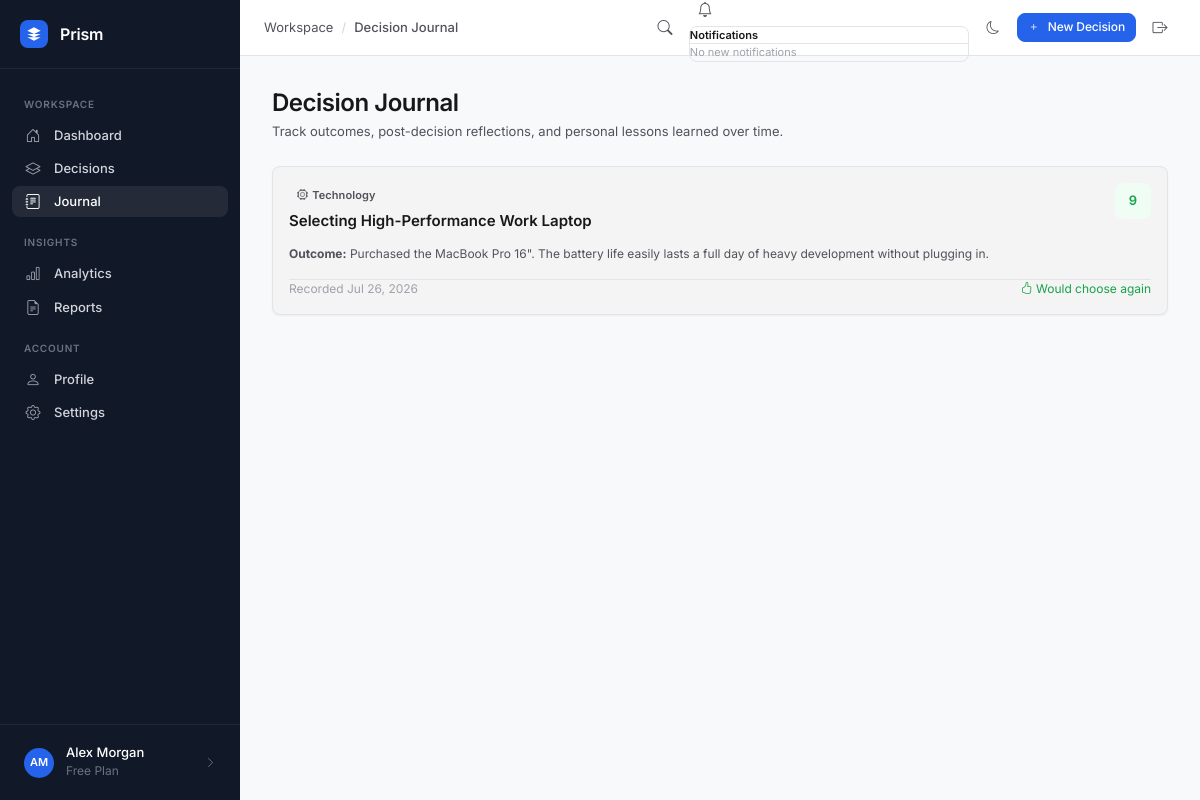
Page /journal/ (signed in) on the committed database.
### app/models/user.py (models this page shows, shortened)
class User(UserMixin, db.Model):
    __tablename__ = 'users'
    id = db.Column(db.Integer, primary_key=True)
    username = db.Column(db.String(80), unique=True, nullable=False, index=True)
    email = db.Column(db.String(120), unique=True, nullable=False, index=True)
    password_hash = db.Column(db.String(255), nullable=False)
    full_name = db.Column(db.String(120), nullable=True)
    avatar_url = db.Column(db.String(255), nullable=True)
    dark_mode = db.Column(db.Boolean, default=False, nullable=False)
    email_verified = db.Column(db.Boolean, default=False, nullable=False)
    created_at = db.Column(db.DateTime, default=datetime.utcnow, nullable=False)
    last_login = db.Column(db.DateTime, nullable=True)
    decisions = db.relationship('Decision', backref='owner', lazy='dynamic',
                                 cascade='all, delete-orphan')
    journal_entries = db.relationship('JournalEntry', backref='author', lazy='dynamic',
                                       cascade='all, delete-orphan')
    activity_logs = db.relationship('ActivityLog', backref='user', lazy='dynamic',
                                     cascade='all, delete-orphan')
    @property
    def display_name(self):
        return self.full_name or self.username
    @property
    def initials(self):
        name = self.full_name or self.username
        parts = name.strip().split()
        if len(parts) >= 2:
            return (parts[0][0] + parts[-1][0]).upper()
        return name[:2].upper() if len(name) >= 2 else name[0].upper()

### app/models/journal.py (models this page shows, shortened)
class JournalEntry(db.Model):
    __tablename__ = 'journal_entries'
    id = db.Column(db.Integer, primary_key=True)
    decision_id = db.Column(db.Integer, db.ForeignKey('decisions.id', ondelete='CASCADE'),
                             nullable=False, unique=True, index=True)
    user_id = db.Column(db.Integer, db.ForeignKey('users.id', ondelete='CASCADE'),
                         nullable=False, index=True)
    outcome = db.Column(db.Text, nullable=True)
    reflection = db.Column(db.Text, nullable=True)
    lessons_learned = db.Column(db.Text, nullable=True)
    satisfaction_score = db.Column(db.Integer, nullable=True)  # 1-10
    would_choose_again = db.Column(db.Boolean, nullable=True)
    created_at = db.Column(db.DateTime, default=datetime.utcnow, nullable=False)
    updated_at = db.Column(db.DateTime, default=datetime.utcnow,
                            onupdate=datetime.utcnow, nullable=False)

### app/models/decision.py (models this page shows, shortened)
class Decision(db.Model):
    __tablename__ = 'decisions'
    CATEGORIES = [
        ('Technology', 'Technology'),
        ('Career', 'Career'),
        ('Finance', 'Finance'),
        ('Education', 'Education'),
        ('Travel', 'Travel'),
        ('Health', 'Health'),
        ('Business', 'Business'),
        ('Real Estate', 'Real Estate'),
        ('Lifestyle', 'Lifestyle'),
        ('Other', 'Other'),
    ]
    STATUSES = [
        ('draft', 'Draft'),
        ('active', 'In Progress'),
        ('completed', 'Completed'),
        ('archived', 'Archived'),
    ]
    PRIVACY_OPTIONS = [
        ('private', 'Private'),
        ('shared', 'Shared'),
    ]
    id = db.Column(db.Integer, primary_key=True)
    user_id = db.Column(db.Integer, db.ForeignKey('users.id', ondelete='CASCADE'),
                         nullable=False, index=True)
    title = db.Column(db.String(200), nullable=False)
    category = db.Column(db.String(80), nullable=False, default='Other')
    goal = db.Column(db.Text, nullable=True)
    description = db.Column(db.Text, nullable=True)
    status = db.Column(db.String(20), nullable=False, default='draft')
    privacy = db.Column(db.String(20), nullable=False, default='private')
    deadline = db.Column(db.Date, nullable=True)
    pinned = db.Column(db.Boolean, default=False, nullable=False)
    final_choice_id = db.Column(db.Integer, db.ForeignKey('options.id', ondelete='SET NULL'),
                                 nullable=True)
    confidence_score = db.Column(db.Float, nullable=True)
    created_at = db.Column(db.DateTime, default=datetime.utcnow, nullable=False)
    updated_at = db.Column(db.DateTime, default=datetime.utcnow,
                            onupdate=datetime.utcnow, nullable=False)
    criteria = db.relationship('Criterion', backref='decision', lazy='dynamic',
                                cascade='all, delete-orphan',
                                order_by='Criterion.sort_order')
    options = db.relationship('Option', backref='decision', lazy='dynamic',
                               cascade='all, delete-orphan',
                               foreign_keys='Option.decision_id',
                               order_by='Option.sort_order')
    scores = db.relationship('Score', backref='decision', lazy='dynamic',
                              cascade='all, delete-orphan')
    journal_entry = db.relationship('JournalEntry', backref='decision',
                                     uselist=False, cascade='all, delete-orphan')
    activity_logs = db.relationship('ActivityLog', backref='decision', lazy='dynamic',
                                     cascade='all, delete-orphan')
    final_choice = db.relationship('Option', foreign_keys=[final_choice_id],
                                    post_update=True)
    @property
    def category_icon(self):
        icons = {
            'Technology': 'bi-cpu',
            'Career': 'bi-briefcase',
            'Finance': 'bi-currency-dollar',
            'Education': 'bi-mortarboard',
            'Travel': 'bi-airplane',
            'Health': 'bi-heart-pulse',
            'Business': 'bi-building',
            'Real Estate': 'bi-house',
            'Lifestyle': 'bi-stars',
            'Other': 'bi-grid',
        }
        return icons.get(self.category, 'bi-grid')

### app/blueprints/journal/routes.py (the view)
@journal_bp.route('/')
@login_required
def index():
    entries = (JournalEntry.query
               .filter_by(user_id=current_user.id)
               .order_by(JournalEntry.created_at.desc())
               .all())
    completed_decisions_without_journal = (
        Decision.query
        .filter_by(user_id=current_user.id, status='completed')
        .outerjoin(JournalEntry)
        .filter(JournalEntry.id.is_(None))
        .all()
    )
    return render_template('journal/index.html',
                           entries=entries,
                           unwritten=completed_decisions_without_journal)

### app/models/user.py (called while the page is built)
@login_manager.user_loader
def load_user(user_id):
    return db.session.get(User, int(user_id))

### app/templates/journal/index.html (shortened to what this page needs)
{% extends "base.html" %}
{% block breadcrumb %}
<span>Workspace</span>
<span class="separator">/</span>
<span class="font-medium text-text">Decision Journal</span>
{% endblock %}
{% block content %}
<div class="page-header flex justify-between items-center flex-wrap gap-4">
  <div>
    <h1 class="page-title">Decision Journal</h1>
    <p class="page-subtitle">Track outcomes, post-decision reflections, and personal lessons learned over time.</p>
  </div>
</div>
{% if entries %}
  <div class="grid grid-cols-1 md:grid-cols-2 gap-6" style="display: grid; grid-template-columns: repeat(auto-fit, minmax(320px, 1fr)); gap: 1.5rem;">
    {% for entry in entries %}
      <div class="card card-inset" onclick="window.location.href='{{ url_for('journal.detail', entry_id=entry.id) }}'" style="cursor: pointer;">
        <div class="flex justify-between items-start mb-3">
          <div>
            <span class="badge badge-neutral text-xs mb-1">
              <i class="bi {{ entry.decision.category_icon }}"></i> {{ entry.decision.category }}
            </span>
            <h3 class="text-base font-semibold text-text">{{ entry.decision.title }}</h3>
          </div>
          {% if entry.satisfaction_score %}
            <div class="score-cell {{ entry.satisfaction_score|score_class }}">
              {{ entry.satisfaction_score }}
            </div>
          {% endif %}
        </div>
        <div class="text-xs text-secondary mb-4 line-clamp-3">
          <strong>Outcome:</strong> {{ entry.outcome|truncate_smart(140) }}
        </div>
        <div class="flex justify-between items-center pt-3 border-top text-xs text-muted">
          <span>Recorded {{ entry.created_at|dateformat }}</span>
          {% if entry.would_choose_again is not none %}
            <span class="{{ 'text-success' if entry.would_choose_again else 'text-danger' }}">
              <i class="bi {{ 'bi-hand-thumbs-up' if entry.would_choose_again else 'bi-hand-thumbs-down' }}"></i>
              {{ 'Would choose again' if entry.would_choose_again else 'Would choose differently' }}
            </span>
          {% endif %}
        </div>
      </div>
    {% endfor %}
  </div>
{% endif %}
{% endblock %}

### app/templates/base.html (shortened to what this page needs)
<!DOCTYPE html>
<html lang="en" {% if current_user.is_authenticated and current_user.dark_mode %}data-theme="dark"{% endif %}>
<head>
  <link rel="stylesheet" href="https://cdn.jsdelivr.net/npm/bootstrap-icons@1.11.3/font/bootstrap-icons.min.css" />
  <link rel="stylesheet" href="{{ url_for('static', filename='css/main.css') }}" />
</head>
<body>
  <div class="app-wrapper">
    <aside class="sidebar" id="sidebar" role="navigation" aria-label="Main navigation">
      <div class="sidebar-header">
        <a href="{{ url_for('dashboard.index') }}" class="sidebar-logo" aria-label="Prism home">
          <svg viewBox="0 0 24 24" xmlns="http://www.w3.org/2000/svg">
            <path d="M12 2L2 7l10 5 10-5-10-5zM2 17l10 5 10-5M2 12l10 5 10-5"/>
          </svg>
        </a>
        <span class="sidebar-brand">Prism</span>
      </div>
      <nav class="sidebar-nav">
        <div class="nav-section-label">Workspace</div>
        <a href="{{ url_for('dashboard.index') }}"
           class="nav-item {% if request.endpoint == 'dashboard.index' %}active{% endif %}"
           id="nav-dashboard">
          <i class="bi bi-house-door"></i>
          Dashboard
        </a>
        <a href="{{ url_for('decisions.index') }}"
           class="nav-item {% if request.blueprint == 'decisions' %}active{% endif %}"
           id="nav-decisions">
          <i class="bi bi-layers"></i>
          Decisions
        </a>
        <a href="{{ url_for('journal.index') }}"
           class="nav-item {% if request.blueprint == 'journal' %}active{% endif %}"
           id="nav-journal">
          <i class="bi bi-journal-text"></i>
          Journal
        </a>
        <div class="nav-section-label">Insights</div>
        <a href="{{ url_for('analytics.index') }}"
           class="nav-item {% if request.blueprint == 'analytics' %}active{% endif %}"
           id="nav-analytics">
          <i class="bi bi-bar-chart"></i>
          Analytics
        </a>
        <a href="{{ url_for('reports.index') }}"
           class="nav-item {% if request.blueprint == 'reports' %}active{% endif %}"
           id="nav-reports">
          <i class="bi bi-file-earmark-text"></i>
          Reports
        </a>
        <div class="nav-section-label">Account</div>
        <a href="{{ url_for('profile.index') }}"
           class="nav-item {% if request.blueprint == 'profile' %}active{% endif %}"
           id="nav-profile">
          <i class="bi bi-person"></i>
          Profile
        </a>
        <a href="{{ url_for('profile.settings') }}"
           class="nav-item {% if request.endpoint == 'profile.settings' %}active{% endif %}"
           id="nav-settings">
          <i class="bi bi-gear"></i>
          Settings
        </a>
      </nav>
      <div class="sidebar-footer">
        <a href="{{ url_for('profile.index') }}" class="sidebar-user" id="sidebar-user-link">
          <div class="sidebar-avatar">
            {{ current_user.initials if current_user.is_authenticated else 'PR' }}
          </div>
          <div class="sidebar-user-info">
            <div class="sidebar-user-name">
              {{ current_user.display_name if current_user.is_authenticated else 'Guest' }}
            </div>
            <div class="sidebar-user-role">Free Plan</div>
          </div>
          <i class="bi bi-chevron-right" style="color:var(--sidebar-text-muted);font-size:11px;margin-left:auto"></i>
        </a>
      </div>
    </aside>
    <div class="main-content">
      <header class="topbar">
        <div class="topbar-breadcrumb">
          {% block breadcrumb %}{% endblock %}
        </div>
        <div class="flex items-center gap-2" style="margin-left:auto">
          <a href="{{ url_for('search.index') }}"
             class="btn btn-ghost btn-icon"
             title="Search (Ctrl+K)"
             id="topbar-search-btn"
             aria-label="Search">
            <i class="bi bi-search" style="font-size:15px"></i>
          </a>
          {% if current_user.is_authenticated %}
          <div class="dropdown" id="notifications-dropdown-wrapper">
            <button class="btn btn-ghost btn-icon position-relative" type="button" id="notificationsBtn" data-bs-toggle="dropdown" aria-expanded="false" title="Notifications">
              <i class="bi bi-bell" style="font-size:15px"></i>
            </button>
            <ul class="dropdown-menu dropdown-menu-end shadow-md border p-0" aria-labelledby="notificationsBtn" style="border-radius: var(--radius-md); width: 280px; font-size: 11px;">
              <li class="p-2 border-bottom flex justify-between items-center bg-surface-2" style="background: var(--color-surface-hover); display: flex; justify-content: space-between; align-items: center;">
                <span class="font-semibold text-text">Notifications</span>
              </li>
              <div id="notifications-list-container" style="max-height: 250px; overflow-y: auto;">
                {% if unread_notifications %}
                  {% for notif in unread_notifications %}
                    <li class="p-2 border-bottom hover-bg-surface-2" style="cursor: pointer; list-style-type: none;" onclick="markNotificationRead({{ notif.id }}, '{{ notif.link or '' }}')">
                      <div class="font-semibold text-text" style="font-weight: 500;">{{ notif.title }}</div>
                      <div class="text-secondary mt-1" style="font-size: 10px;">{{ notif.message }}</div>
                      <div class="text-muted mt-1" style="font-size: 9px;">{{ notif.created_at|timeago }}</div>
                    </li>
                  {% endfor %}
                {% else %}
                  <li class="p-3 text-center text-muted" style="list-style-type: none;">No new notifications</li>
                {% endif %}
              </div>
            </ul>
          </div>
          {% endif %}
          <button id="dark-mode-toggle"
                  class="btn btn-ghost btn-icon"
                  aria-label="Toggle dark mode"
                  title="Toggle dark mode">
            <i class="bi {% if current_user.is_authenticated and current_user.dark_mode %}bi-sun{% else %}bi-moon{% endif %}"></i>
          </button>
          <a href="{{ url_for('decisions.new_decision') }}"
             class="btn btn-primary btn-sm"
             id="topbar-new-decision">
            <i class="bi bi-plus"></i>
            New Decision
          </a>
          <form action="{{ url_for('auth.logout') }}" method="POST" style="margin:0">
            <button type="submit" class="btn btn-ghost btn-icon"
                    aria-label="Sign out" title="Sign out">
              <i class="bi bi-box-arrow-right" style="font-size:15px"></i>
            </button>
          </form>
        </div>
      </header>
      <main class="page-content" id="main-content">
        {% block content %}{% endblock %}
      </main>
    </div>
  </div>
</body>
</html>

### rows in the picture
User: full_name "AM", full_name "Alex Morgan"
JournalEntry: decision.category "Technology", decision "Selecting High-Performance Work Laptop", satisfaction_score "9", outcome "Purchased the MacBook Pro 16\". The battery life easily lasts a full day of heavy development without plugging in.", created_at "Jul 26, 2026", would_choose_again "Would choose again"
